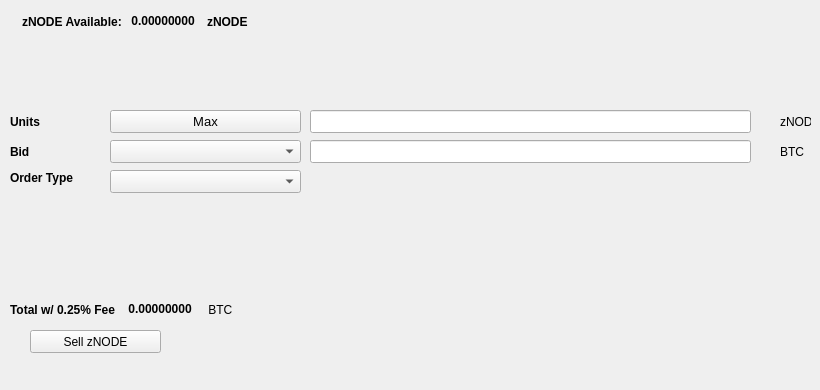
   <widget class="QWidget" name="SellTab">
    <attribute name="title">
     <string>Sell</string>
    </attribute>
    <widget class="QLabel" name="label_16">
     <property name="geometry">
      <rect>
       <x>780</x>
       <y>140</y>
       <width>31</width>
       <height>23</height>
      </rect>
     </property>
     <property name="text">
      <string>BTC</string>
     </property>
    </widget>
    <widget class="QComboBox" name="SellBidcomboBox">
     <property name="geometry">
      <rect>
       <x>110</x>
       <y>140</y>
       <width>191</width>
       <height>23</height>
      </rect>
     </property>
     <property name="font">
      <font>
       <pointsize>10</pointsize>
      </font>
     </property>
    </widget>
    <widget class="QLabel" name="label_18">
     <property name="geometry">
      <rect>
       <x>10</x>
       <y>110</y>
       <width>46</width>
       <height>23</height>
      </rect>
     </property>
     <property name="font">
      <font>
       <weight>75</weight>
       <bold>true</bold>
      </font>
     </property>
     <property name="text">
      <string>Units</string>
     </property>
    </widget>
    <widget class="QPushButton" name="Sell_Max_Amount">
     <property name="geometry">
      <rect>
       <x>110</x>
       <y>110</y>
       <width>191</width>
       <height>23</height>
      </rect>
     </property>
     <property name="font">
      <font>
       <pointsize>10</pointsize>
      </font>
     </property>
     <property name="text">
      <string>Max</string>
     </property>
    </widget>
    <widget class="QLabel" name="label_20">
     <property name="geometry">
      <rect>
       <x>10</x>
       <y>170</y>
       <width>91</width>
       <height>16</height>
      </rect>
     </property>
     <property name="font">
      <font>
       <weight>75</weight>
       <bold>true</bold>
      </font>
     </property>
     <property name="text">
      <string>Order Type</string>
     </property>
    </widget>
    <widget class="QComboBox" name="SellOrdertypeCombo">
     <property name="geometry">
      <rect>
       <x>110</x>
       <y>170</y>
       <width>191</width>
       <height>23</height>
      </rect>
     </property>
     <property name="font">
      <font>
       <pointsize>10</pointsize>
      </font>
     </property>
    </widget>
    <widget class="QLabel" name="label_21">
     <property name="geometry">
      <rect>
       <x>10</x>
       <y>140</y>
       <width>46</width>
       <height>23</height>
      </rect>
     </property>
     <property name="font">
      <font>
       <weight>75</weight>
       <bold>true</bold>
      </font>
     </property>
     <property name="text">
      <string>Bid</string>
     </property>
    </widget>
    <widget class="QLabel" name="label_22">
     <property name="geometry">
      <rect>
       <x>780</x>
       <y>110</y>
       <width>31</width>
       <height>23</height>
      </rect>
     </property>
     <property name="text">
      <string>zNODE</string>
     </property>
    </widget>
    <widget class="QLineEdit" name="UnitsInputzNODE">
     <property name="geometry">
      <rect>
       <x>310</x>
       <y>110</y>
       <width>441</width>
       <height>23</height>
      </rect>
     </property>
     <property name="font">
      <font>
       <pointsize>9</pointsize>
       <weight>75</weight>
       <bold>true</bold>
      </font>
     </property>
    </widget>
    <widget class="QLineEdit" name="SellBidPriceEdit">
     <property name="geometry">
      <rect>
       <x>310</x>
       <y>140</y>
       <width>441</width>
       <height>23</height>
      </rect>
     </property>
     <property name="font">
      <font>
       <pointsize>9</pointsize>
       <weight>75</weight>
       <bold>true</bold>
      </font>
     </property>
    </widget>
    <widget class="QPushButton" name="SellzNODEBTN">
     <property name="geometry">
      <rect>
       <x>30</x>
       <y>330</y>
       <width>131</width>
       <height>23</height>
      </rect>
     </property>
     <property name="text">
      <string>Sell zNODE</string>
     </property>
     <property name="icon">
      <iconset resource="../znode">
       <normaloff>:/icons/bitcoin</normaloff>:/icons/bitcoin</iconset>
     </property>
    </widget>
    <widget class="QWidget" name="layoutWidget3">
     <property name="geometry">
      <rect>
       <x>22</x>
       <y>12</y>
       <width>258</width>
       <height>19</height>
      </rect>
     </property>
     <layout class="QHBoxLayout" name="horizontalLayout">
      <item>
       <widget class="QLabel" name="label232_2">
        <property name="font">
         <font>
          <weight>75</weight>
          <bold>true</bold>
         </font>
        </property>
        <property name="text">
         <string>zNODE Available:</string>
        </property>
       </widget>
      </item>
      <item>
       <widget class="QLabel" name="zNODEAvailableLabel">
        <property name="palette">
         <palette>
          <active>
           <colorrole role="WindowText">
            <brush brushstyle="SolidPattern">
             <color alpha="255">
              <red>0</red>
              <green>0</green>
              <blue>0</blue>
             </color>
            </brush>
           </colorrole>
           <colorrole role="Button">
            <brush brushstyle="SolidPattern">
             <color alpha="255">
              <red>0</red>
              <green>170</green>
              <blue>0</blue>
             </color>
            </brush>
           </colorrole>
           <colorrole role="Light">
            <brush brushstyle="SolidPattern">
             <color alpha="255">
              <red>0</red>
              <green>255</green>
              <blue>0</blue>
             </color>
            </brush>
           </colorrole>
           <colorrole role="Midlight">
            <brush brushstyle="SolidPattern">
             <color alpha="255">
              <red>0</red>
              <green>212</green>
              <blue>0</blue>
             </color>
            </brush>
           </colorrole>
           <colorrole role="Dark">
            <brush brushstyle="SolidPattern">
             <color alpha="255">
              <red>0</red>
              <green>85</green>
              <blue>0</blue>
             </color>
            </brush>
           </colorrole>
           <colorrole role="Mid">
            <brush brushstyle="SolidPattern">
             <color alpha="255">
              <red>0</red>
              <green>113</green>
              <blue>0</blue>
             </color>
            </brush>
           </colorrole>
           <colorrole role="Text">
            <brush brushstyle="SolidPattern">
             <color alpha="255">
              <red>0</red>
              <green>170</green>
              <blue>0</blue>
             </color>
            </brush>
           </colorrole>
           <colorrole role="BrightText">
            <brush brushstyle="SolidPattern">
             <color alpha="255">
              <red>255</red>
              <green>255</green>
              <blue>255</blue>
             </color>
            </brush>
           </colorrole>
           <colorrole role="ButtonText">
            <brush brushstyle="SolidPattern">
             <color alpha="255">
              <red>0</red>
              <green>0</green>
              <blue>0</blue>
             </color>
            </brush>
           </colorrole>
           <colorrole role="Base">
            <brush brushstyle="SolidPattern">
             <color alpha="255">
              <red>255</red>
              <green>255</green>
              <blue>255</blue>
             </color>
            </brush>
           </colorrole>
           <colorrole role="Window">
            <brush brushstyle="SolidPattern">
             <color alpha="255">
              <red>0</red>
              <green>170</green>
              <blue>0</blue>
             </color>
            </brush>
           </colorrole>
           <colorrole role="Shadow">
            <brush brushstyle="SolidPattern">
             <color alpha="255">
              <red>0</red>
              <green>0</green>
              <blue>0</blue>
             </color>
            </brush>
           </colorrole>
           <colorrole role="AlternateBase">
            <brush brushstyle="SolidPattern">
             <color alpha="255">
              <red>127</red>
              <green>212</green>
              <blue>127</blue>
             </color>
            </brush>
           </colorrole>
           <colorrole role="ToolTipBase">
            <brush brushstyle="SolidPattern">
             <color alpha="255">
              <red>255</red>
              <green>255</green>
              <blue>220</blue>
             </color>
            </brush>
           </colorrole>
           <colorrole role="ToolTipText">
            <brush brushstyle="SolidPattern">
             <color alpha="255">
              <red>0</red>
              <green>0</green>
              <blue>0</blue>
             </color>
            </brush>
           </colorrole>
          </active>
          <inactive>
           <colorrole role="WindowText">
            <brush brushstyle="SolidPattern">
             <color alpha="255">
              <red>0</red>
              <green>0</green>
              <blue>0</blue>
             </color>
            </brush>
           </colorrole>
           <colorrole role="Button">
            <brush brushstyle="SolidPattern">
             <color alpha="255">
              <red>0</red>
              <green>170</green>
              <blue>0</blue>
             </color>
            </brush>
           </colorrole>
           <colorrole role="Light">
            <brush brushstyle="SolidPattern">
             <color alpha="255">
              <red>0</red>
              <green>255</green>
              <blue>0</blue>
             </color>
            </brush>
           </colorrole>
           <colorrole role="Midlight">
            <brush brushstyle="SolidPattern">
             <color alpha="255">
              <red>0</red>
              <green>212</green>
              <blue>0</blue>
             </color>
            </brush>
           </colorrole>
           <colorrole role="Dark">
            <brush brushstyle="SolidPattern">
             <color alpha="255">
              <red>0</red>
              <green>85</green>
              <blue>0</blue>
             </color>
            </brush>
           </colorrole>
           <colorrole role="Mid">
            <brush brushstyle="SolidPattern">
             <color alpha="255">
              <red>0</red>
              <green>113</green>
              <blue>0</blue>
             </color>
            </brush>
           </colorrole>
           <colorrole role="Text">
            <brush brushstyle="SolidPattern">
             <color alpha="255">
              <red>0</red>
              <green>170</green>
              <blue>0</blue>
             </color>
            </brush>
           </colorrole>
           <colorrole role="BrightText">
            <brush brushstyle="SolidPattern">
             <color alpha="255">
              <red>255</red>
              <green>255</green>
              <blue>255</blue>
             </color>
            </brush>
           </colorrole>
           <colorrole role="ButtonText">
            <brush brushstyle="SolidPattern">
             <color alpha="255">
              <red>0</red>
              <green>0</green>
              <blue>0</blue>
             </color>
            </brush>
           </colorrole>
           <colorrole role="Base">
            <brush brushstyle="SolidPattern">
             <color alpha="255">
              <red>255</red>
              <green>255</green>
              <blue>255</blue>
             </color>
            </brush>
           </colorrole>
           <colorrole role="Window">
            <brush brushstyle="SolidPattern">
             <color alpha="255">
              <red>0</red>
              <green>170</green>
              <blue>0</blue>
             </color>
            </brush>
           </colorrole>
           <colorrole role="Shadow">
            <brush brushstyle="SolidPattern">
             <color alpha="255">
              <red>0</red>
              <green>0</green>
              <blue>0</blue>
             </color>
            </brush>
           </colorrole>
           <colorrole role="AlternateBase">
            <brush brushstyle="SolidPattern">
             <color alpha="255">
              <red>127</red>
              <green>212</green>
              <blue>127</blue>
             </color>
            </brush>
           </colorrole>
           <colorrole role="ToolTipBase">
            <brush brushstyle="SolidPattern">
             <color alpha="255">
              <red>255</red>
              <green>255</green>
              <blue>220</blue>
             </color>
            </brush>
           </colorrole>
           <colorrole role="ToolTipText">
            <brush brushstyle="SolidPattern">
             <color alpha="255">
              <red>0</red>
              <green>0</green>
              <blue>0</blue>
             </color>
            </brush>
           </colorrole>
          </inactive>
          <disabled>
           <colorrole role="WindowText">
            <brush brushstyle="SolidPattern">
             <color alpha="255">
              <red>0</red>
              <green>85</green>
              <blue>0</blue>
             </color>
            </brush>
           </colorrole>
           <colorrole role="Button">
            <brush brushstyle="SolidPattern">
             <color alpha="255">
              <red>0</red>
              <green>170</green>
              <blue>0</blue>
             </color>
            </brush>
           </colorrole>
           <colorrole role="Light">
            <brush brushstyle="SolidPattern">
             <color alpha="255">
              <red>0</red>
              <green>255</green>
              <blue>0</blue>
             </color>
            </brush>
           </colorrole>
           <colorrole role="Midlight">
            <brush brushstyle="SolidPattern">
             <color alpha="255">
              <red>0</red>
              <green>212</green>
              <blue>0</blue>
             </color>
            </brush>
           </colorrole>
           <colorrole role="Dark">
            <brush brushstyle="SolidPattern">
             <color alpha="255">
              <red>0</red>
              <green>85</green>
              <blue>0</blue>
             </color>
            </brush>
           </colorrole>
           <colorrole role="Mid">
            <brush brushstyle="SolidPattern">
             <color alpha="255">
              <red>0</red>
              <green>113</green>
              <blue>0</blue>
             </color>
            </brush>
           </colorrole>
           <colorrole role="Text">
            <brush brushstyle="SolidPattern">
             <color alpha="255">
              <red>0</red>
              <green>85</green>
              <blue>0</blue>
             </color>
            </brush>
           </colorrole>
           <colorrole role="BrightText">
            <brush brushstyle="SolidPattern">
             <color alpha="255">
              <red>255</red>
              <green>255</green>
              <blue>255</blue>
             </color>
            </brush>
           </colorrole>
           <colorrole role="ButtonText">
            <brush brushstyle="SolidPattern">
             <color alpha="255">
              <red>0</red>
              <green>85</green>
              <blue>0</blue>
             </color>
            </brush>
           </colorrole>
           <colorrole role="Base">
            <brush brushstyle="SolidPattern">
             <color alpha="255">
              <red>0</red>
              <green>170</green>
              <blue>0</blue>
             </color>
            </brush>
           </colorrole>
           <colorrole role="Window">
            <brush brushstyle="SolidPattern">
             <color alpha="255">
              <red>0</red>
              <green>170</green>
              <blue>0</blue>
             </color>
            </brush>
           </colorrole>
           <colorrole role="Shadow">
            <brush brushstyle="SolidPattern">
             <color alpha="255">
              <red>0</red>
              <green>0</green>
              <blue>0</blue>
             </color>
            </brush>
           </colorrole>
           <colorrole role="AlternateBase">
            <brush brushstyle="SolidPattern">
             <color alpha="255">
              <red>0</red>
              <green>170</green>
              <blue>0</blue>
             </color>
            </brush>
           </colorrole>
           <colorrole role="ToolTipBase">
            <brush brushstyle="SolidPattern">
             <color alpha="255">
              <red>255</red>
              <green>255</green>
              <blue>220</blue>
             </color>
            </brush>
           </colorrole>
           <colorrole role="ToolTipText">
            <brush brushstyle="SolidPattern">
             <color alpha="255">
              <red>0</red>
              <green>0</green>
              <blue>0</blue>
             </color>
            </brush>
           </colorrole>
          </disabled>
         </palette>
        </property>
        <property name="font">
         <font>
          <weight>75</weight>
          <bold>true</bold>
         </font>
        </property>
        <property name="text">
         <string> 0.00000000 </string>
        </property>
        <property name="textInteractionFlags">
         <set>Qt::LinksAccessibleByMouse|Qt::TextSelectableByKeyboard|Qt::TextSelectableByMouse</set>
        </property>
       </widget>
      </item>
      <item>
       <widget class="QLabel" name="labelzNODE">
        <property name="font">
         <font>
          <weight>75</weight>
          <bold>true</bold>
         </font>
        </property>
        <property name="text">
         <string>zNODE</string>
        </property>
       </widget>
      </item>
     </layout>
    </widget>
    <widget class="QWidget" name="layoutWidget">
     <property name="geometry">
      <rect>
       <x>10</x>
       <y>300</y>
       <width>268</width>
       <height>19</height>
      </rect>
     </property>
     <layout class="QHBoxLayout" name="horizontalLayout_2">
      <item>
       <widget class="QLabel" name="label_19">
        <property name="font">
         <font>
          <weight>75</weight>
          <bold>true</bold>
         </font>
        </property>
        <property name="text">
         <string>Total w/ 0.25% Fee </string>
        </property>
       </widget>
      </item>
      <item>
       <widget class="QLabel" name="SellCostLabel">
        <property name="palette">
         <palette>
          <active>
           <colorrole role="WindowText">
            <brush brushstyle="SolidPattern">
             <color alpha="255">
              <red>0</red>
              <green>0</green>
              <blue>0</blue>
             </color>
            </brush>
           </colorrole>
           <colorrole role="Button">
            <brush brushstyle="SolidPattern">
             <color alpha="255">
              <red>0</red>
              <green>170</green>
              <blue>0</blue>
             </color>
            </brush>
           </colorrole>
           <colorrole role="Light">
            <brush brushstyle="SolidPattern">
             <color alpha="255">
              <red>0</red>
              <green>255</green>
              <blue>0</blue>
             </color>
            </brush>
           </colorrole>
           <colorrole role="Midlight">
            <brush brushstyle="SolidPattern">
             <color alpha="255">
              <red>0</red>
              <green>212</green>
              <blue>0</blue>
             </color>
            </brush>
           </colorrole>
           <colorrole role="Dark">
            <brush brushstyle="SolidPattern">
             <color alpha="255">
              <red>0</red>
              <green>85</green>
              <blue>0</blue>
             </color>
            </brush>
           </colorrole>
           <colorrole role="Mid">
            <brush brushstyle="SolidPattern">
             <color alpha="255">
              <red>0</red>
              <green>113</green>
              <blue>0</blue>
             </color>
            </brush>
           </colorrole>
           <colorrole role="Text">
            <brush brushstyle="SolidPattern">
             <color alpha="255">
              <red>0</red>
              <green>170</green>
              <blue>0</blue>
             </color>
            </brush>
           </colorrole>
           <colorrole role="BrightText">
            <brush brushstyle="SolidPattern">
             <color alpha="255">
              <red>255</red>
              <green>255</green>
              <blue>255</blue>
             </color>
            </brush>
           </colorrole>
           <colorrole role="ButtonText">
            <brush brushstyle="SolidPattern">
             <color alpha="255">
              <red>0</red>
              <green>0</green>
              <blue>0</blue>
             </color>
            </brush>
           </colorrole>
           <colorrole role="Base">
            <brush brushstyle="SolidPattern">
             <color alpha="255">
              <red>255</red>
              <green>255</green>
              <blue>255</blue>
             </color>
            </brush>
           </colorrole>
           <colorrole role="Window">
            <brush brushstyle="SolidPattern">
             <color alpha="255">
              <red>0</red>
              <green>170</green>
              <blue>0</blue>
             </color>
            </brush>
           </colorrole>
           <colorrole role="Shadow">
            <brush brushstyle="SolidPattern">
             <color alpha="255">
              <red>0</red>
              <green>0</green>
              <blue>0</blue>
             </color>
            </brush>
           </colorrole>
           <colorrole role="AlternateBase">
            <brush brushstyle="SolidPattern">
             <color alpha="255">
              <red>127</red>
              <green>212</green>
              <blue>127</blue>
             </color>
            </brush>
           </colorrole>
           <colorrole role="ToolTipBase">
            <brush brushstyle="SolidPattern">
             <color alpha="255">
              <red>255</red>
              <green>255</green>
              <blue>220</blue>
             </color>
            </brush>
           </colorrole>
           <colorrole role="ToolTipText">
            <brush brushstyle="SolidPattern">
             <color alpha="255">
              <red>0</red>
              <green>0</green>
              <blue>0</blue>
             </color>
            </brush>
           </colorrole>
          </active>
          <inactive>
           <colorrole role="WindowText">
            <brush brushstyle="SolidPattern">
             <color alpha="255">
              <red>0</red>
              <green>0</green>
              <blue>0</blue>
             </color>
            </brush>
           </colorrole>
           <colorrole role="Button">
            <brush brushstyle="SolidPattern">
             <color alpha="255">
              <red>0</red>
              <green>170</green>
              <blue>0</blue>
             </color>
            </brush>
           </colorrole>
           <colorrole role="Light">
            <brush brushstyle="SolidPattern">
             <color alpha="255">
              <red>0</red>
              <green>255</green>
              <blue>0</blue>
             </color>
            </brush>
           </colorrole>
           <colorrole role="Midlight">
            <brush brushstyle="SolidPattern">
             <color alpha="255">
              <red>0</red>
              <green>212</green>
              <blue>0</blue>
             </color>
            </brush>
           </colorrole>
           <colorrole role="Dark">
            <brush brushstyle="SolidPattern">
             <color alpha="255">
              <red>0</red>
              <green>85</green>
              <blue>0</blue>
             </color>
            </brush>
           </colorrole>
           <colorrole role="Mid">
            <brush brushstyle="SolidPattern">
             <color alpha="255">
              <red>0</red>
              <green>113</green>
              <blue>0</blue>
             </color>
            </brush>
           </colorrole>
           <colorrole role="Text">
            <brush brushstyle="SolidPattern">
             <color alpha="255">
              <red>0</red>
              <green>170</green>
              <blue>0</blue>
             </color>
            </brush>
           </colorrole>
           <colorrole role="BrightText">
            <brush brushstyle="SolidPattern">
             <color alpha="255">
              <red>255</red>
              <green>255</green>
              <blue>255</blue>
             </color>
            </brush>
           </colorrole>
           <colorrole role="ButtonText">
            <brush brushstyle="SolidPattern">
             <color alpha="255">
              <red>0</red>
              <green>0</green>
              <blue>0</blue>
             </color>
            </brush>
           </colorrole>
           <colorrole role="Base">
            <brush brushstyle="SolidPattern">
             <color alpha="255">
              <red>255</red>
              <green>255</green>
              <blue>255</blue>
             </color>
            </brush>
           </colorrole>
           <colorrole role="Window">
            <brush brushstyle="SolidPattern">
             <color alpha="255">
              <red>0</red>
              <green>170</green>
              <blue>0</blue>
             </color>
            </brush>
           </colorrole>
           <colorrole role="Shadow">
            <brush brushstyle="SolidPattern">
             <color alpha="255">
              <red>0</red>
              <green>0</green>
              <blue>0</blue>
             </color>
            </brush>
           </colorrole>
           <colorrole role="AlternateBase">
            <brush brushstyle="SolidPattern">
             <color alpha="255">
              <red>127</red>
              <green>212</green>
              <blue>127</blue>
             </color>
            </brush>
           </colorrole>
           <colorrole role="ToolTipBase">
            <brush brushstyle="SolidPattern">
             <color alpha="255">
              <red>255</red>
              <green>255</green>
              <blue>220</blue>
             </color>
            </brush>
           </colorrole>
           <colorrole role="ToolTipText">
            <brush brushstyle="SolidPattern">
             <color alpha="255">
              <red>0</red>
              <green>0</green>
              <blue>0</blue>
             </color>
            </brush>
           </colorrole>
          </inactive>
          <disabled>
           <colorrole role="WindowText">
            <brush brushstyle="SolidPattern">
             <color alpha="255">
              <red>0</red>
              <green>85</green>
              <blue>0</blue>
             </color>
            </brush>
           </colorrole>
           <colorrole role="Button">
            <brush brushstyle="SolidPattern">
             <color alpha="255">
              <red>0</red>
              <green>170</green>
              <blue>0</blue>
             </color>
            </brush>
           </colorrole>
           <colorrole role="Light">
            <brush brushstyle="SolidPattern">
             <color alpha="255">
              <red>0</red>
              <green>255</green>
              <blue>0</blue>
             </color>
            </brush>
           </colorrole>
           <colorrole role="Midlight">
            <brush brushstyle="SolidPattern">
             <color alpha="255">
              <red>0</red>
              <green>212</green>
              <blue>0</blue>
             </color>
            </brush>
           </colorrole>
           <colorrole role="Dark">
            <brush brushstyle="SolidPattern">
             <color alpha="255">
              <red>0</red>
              <green>85</green>
              <blue>0</blue>
             </color>
            </brush>
           </colorrole>
           <colorrole role="Mid">
            <brush brushstyle="SolidPattern">
             <color alpha="255">
              <red>0</red>
              <green>113</green>
              <blue>0</blue>
             </color>
            </brush>
           </colorrole>
           <colorrole role="Text">
            <brush brushstyle="SolidPattern">
             <color alpha="255">
              <red>0</red>
              <green>85</green>
              <blue>0</blue>
             </color>
            </brush>
           </colorrole>
           <colorrole role="BrightText">
            <brush brushstyle="SolidPattern">
             <color alpha="255">
              <red>255</red>
              <green>255</green>
              <blue>255</blue>
             </color>
            </brush>
           </colorrole>
           <colorrole role="ButtonText">
            <brush brushstyle="SolidPattern">
             <color alpha="255">
              <red>0</red>
              <green>85</green>
              <blue>0</blue>
             </color>
            </brush>
           </colorrole>
           <colorrole role="Base">
            <brush brushstyle="SolidPattern">
             <color alpha="255">
              <red>0</red>
              <green>170</green>
              <blue>0</blue>
             </color>
            </brush>
           </colorrole>
           <colorrole role="Window">
            <brush brushstyle="SolidPattern">
             <color alpha="255">
              <red>0</red>
              <green>170</green>
              <blue>0</blue>
             </color>
            </brush>
           </colorrole>
           <colorrole role="Shadow">
            <brush brushstyle="SolidPattern">
             <color alpha="255">
              <red>0</red>
              <green>0</green>
              <blue>0</blue>
             </color>
            </brush>
           </colorrole>
           <colorrole role="AlternateBase">
            <brush brushstyle="SolidPattern">
             <color alpha="255">
              <red>0</red>
              <green>170</green>
              <blue>0</blue>
             </color>
            </brush>
           </colorrole>
           <colorrole role="ToolTipBase">
            <brush brushstyle="SolidPattern">
             <color alpha="255">
              <red>255</red>
              <green>255</green>
              <blue>220</blue>
             </color>
            </brush>
           </colorrole>
           <colorrole role="ToolTipText">
            <brush brushstyle="SolidPattern">
             <color alpha="255">
              <red>0</red>
              <green>0</green>
              <blue>0</blue>
             </color>
            </brush>
           </colorrole>
          </disabled>
         </palette>
        </property>
        <property name="font">
         <font>
          <weight>75</weight>
          <bold>true</bold>
         </font>
        </property>
        <property name="autoFillBackground">
         <bool>false</bool>
        </property>
        <property name="text">
         <string> 0.00000000</string>
        </property>
        <property name="textInteractionFlags">
         <set>Qt::LinksAccessibleByMouse|Qt::TextSelectableByMouse</set>
        </property>
       </widget>
      </item>
      <item>
       <widget class="QLabel" name="label_17">
        <property name="font">
         <font>
          <weight>50</weight>
          <bold>false</bold>
         </font>
        </property>
        <property name="text">
         <string> BTC</string>
        </property>
       </widget>
      </item>
     </layout>
    </widget>
    <widget class="QLabel" name="label_23">
     <property name="geometry">
      <rect>
       <x>460</x>
       <y>300</y>
       <width>281</width>
       <height>81</height>
      </rect>
     </property>
     <property name="text">
      <string/>
     </property>
     <property name="pixmap">
      <pixmap>:/images/bittrex</pixmap>
     </property>
    </widget>
   </widget>
